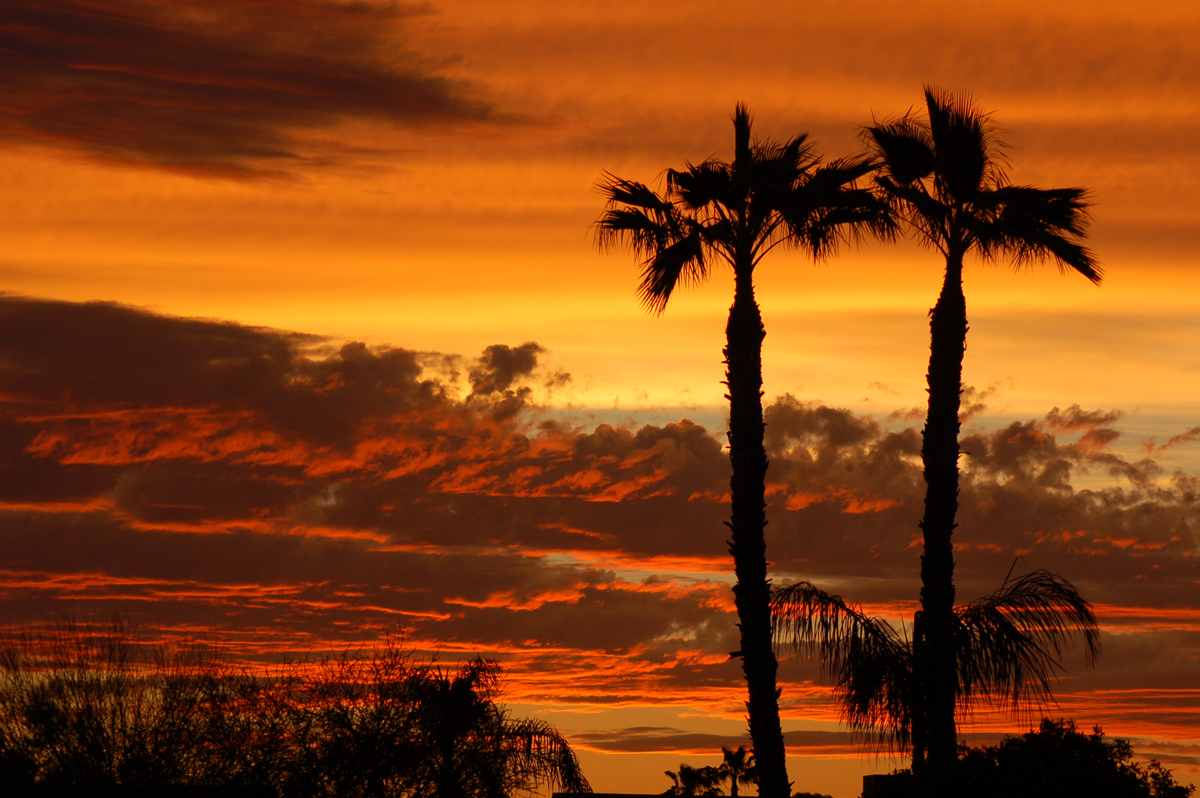
#> input picture BoWFireDataset/dataset/img/not_fire001.png, 1200 x 798 px; its folder holds only this picture in this run
$ jupyter execute --allow-errors Preprocessing.ipynb
#> lines starting #> are read from the running program, lines starting #| are printed output that depends on the picture
[cell 1]
fire_dir = "BoWFireDataset/dataset/img"

import matplotlib.pyplot as plt
from PIL import Image
import os
import numpy as np
import cv2 as cv

image_path = os.path.join(fire_dir, os.listdir(fire_dir)[0])
img = cv.imread(image_path, cv.IMREAD_GRAYSCALE)
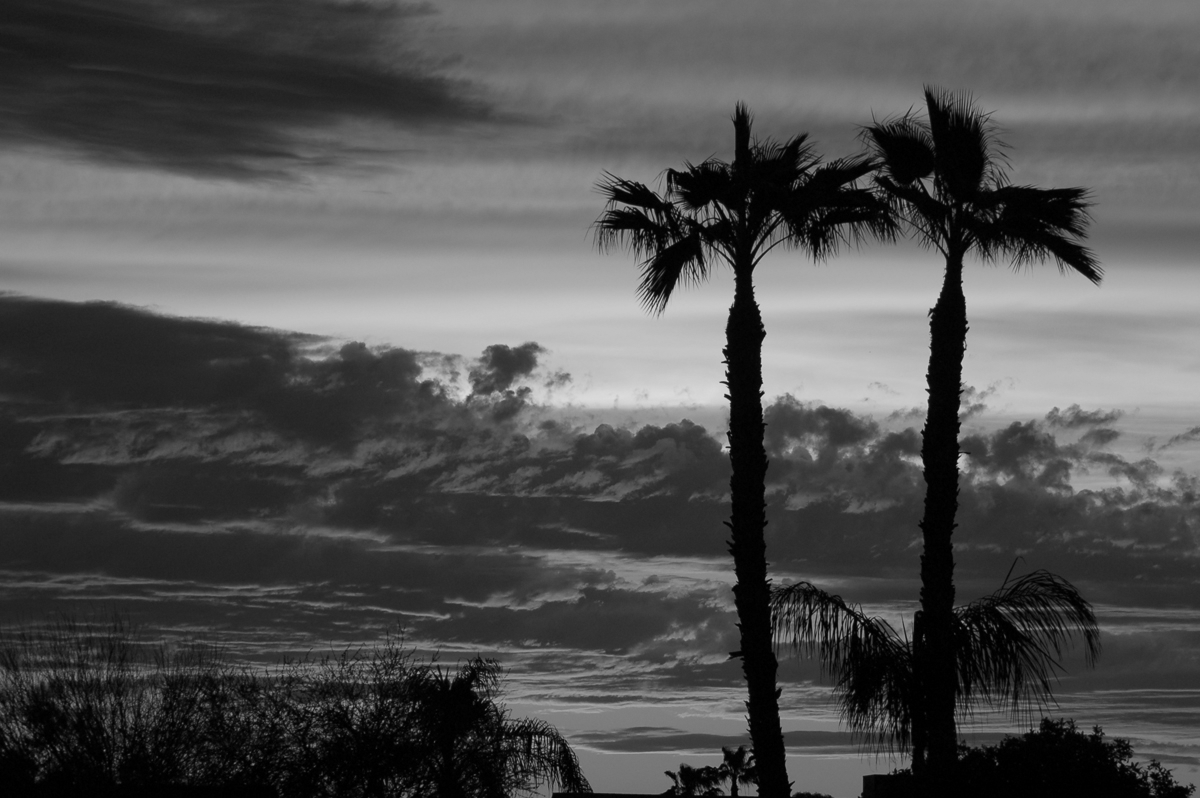
#> img: shape (798, 1200); min 0, max 220, mean 79.9
img = cv.equalizeHist(img)
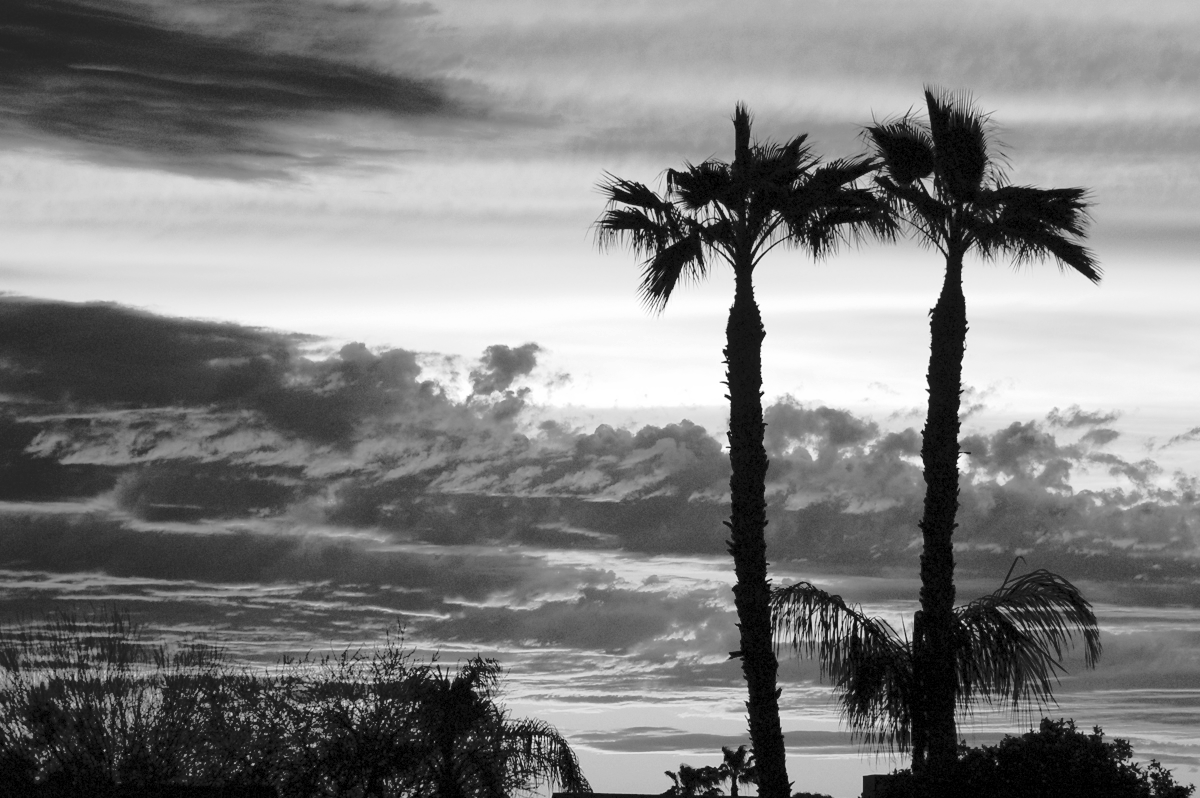
#> img: shape (798, 1200); min 0, max 255, mean 127.1

plt.figure(figsize=(10, 8))
plt.imshow(img)
plt.axis('off')  # Hide axes
plt.title(f'Fire Image Example ({os.path.basename(image_path)})')
plt.show()

# Print image format information
#> (the rest of this cell did not finish here and is left out)

$ run again, on BoWFireDataset/dataset/img/not_fire013.png
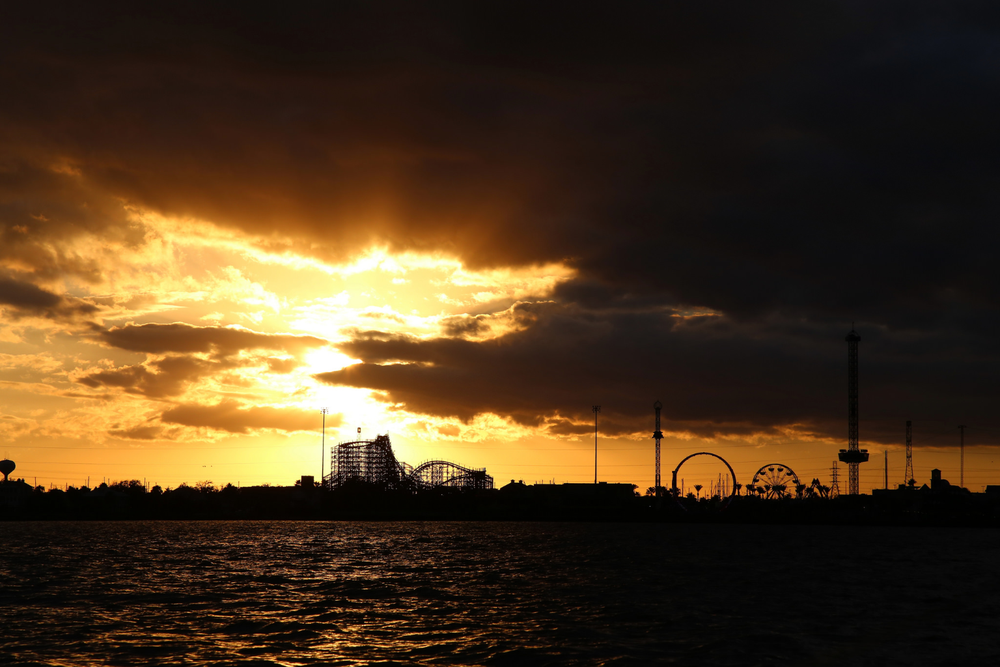
#> input picture BoWFireDataset/dataset/img/not_fire013.png, 1000 x 667 px, shrunk from 1536 x 1024 before the run
#> `img = cv.imread(image_path, cv.IMREAD_GRAYSCALE)`:
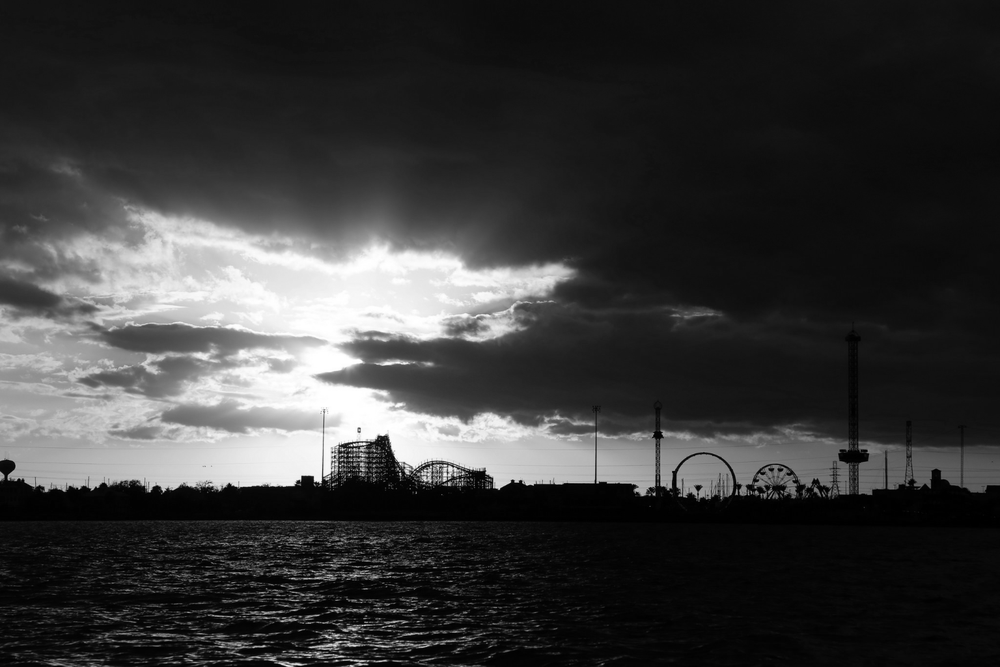
#> img: shape (667, 1000); min 0, max 255, mean 56.7
#> `img = cv.equalizeHist(img)`:
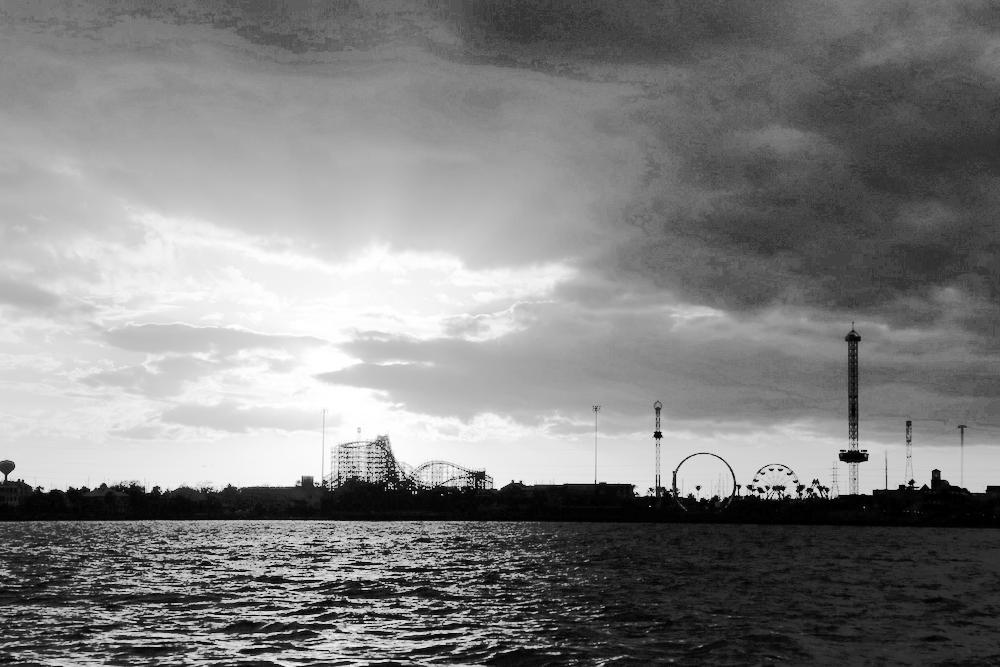
#> img: shape (667, 1000); min 0, max 255, mean 128.9

$ run again, on BoWFireDataset/dataset/img/not_fire014.png
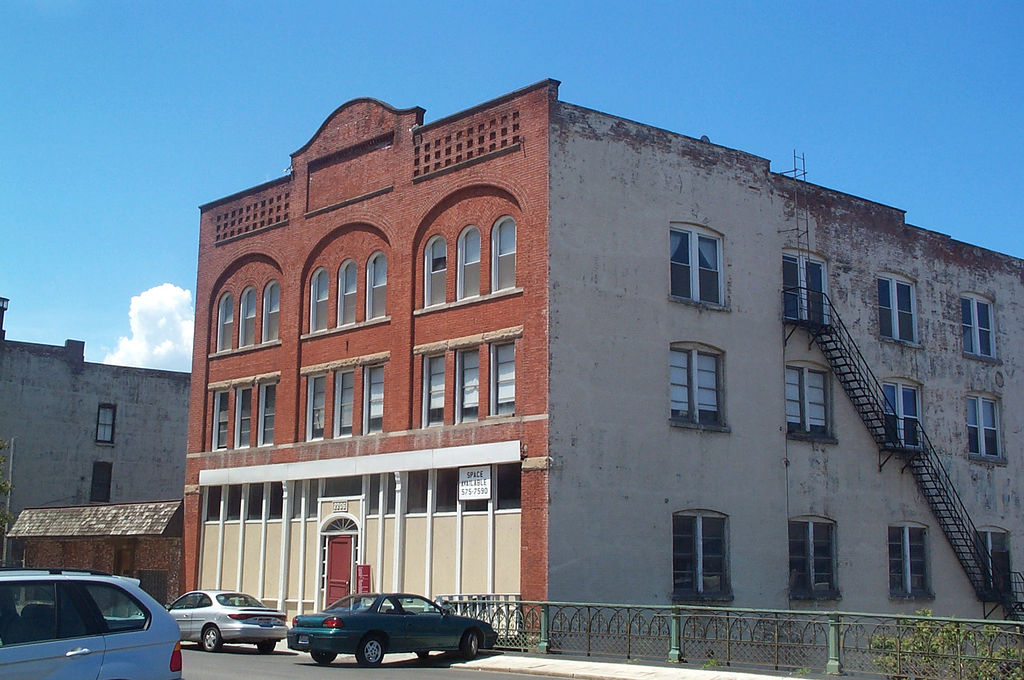
#> input picture BoWFireDataset/dataset/img/not_fire014.png, 1024 x 680 px
#> `img = cv.imread(image_path, cv.IMREAD_GRAYSCALE)`:
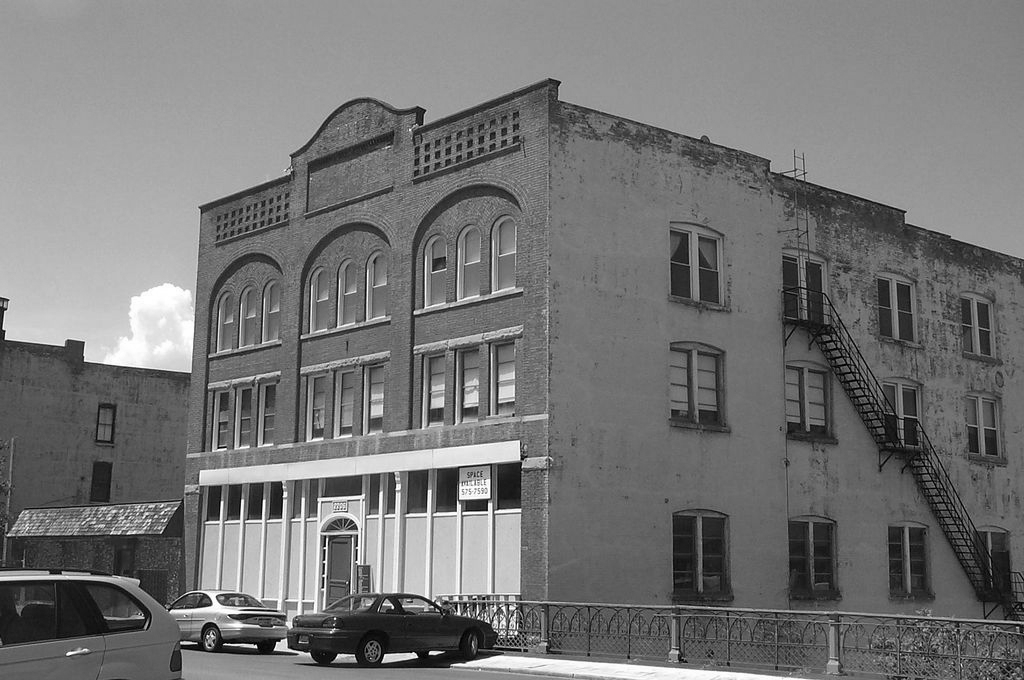
#> img: shape (680, 1024); min 0, max 255, mean 117.2
#> `img = cv.equalizeHist(img)`:
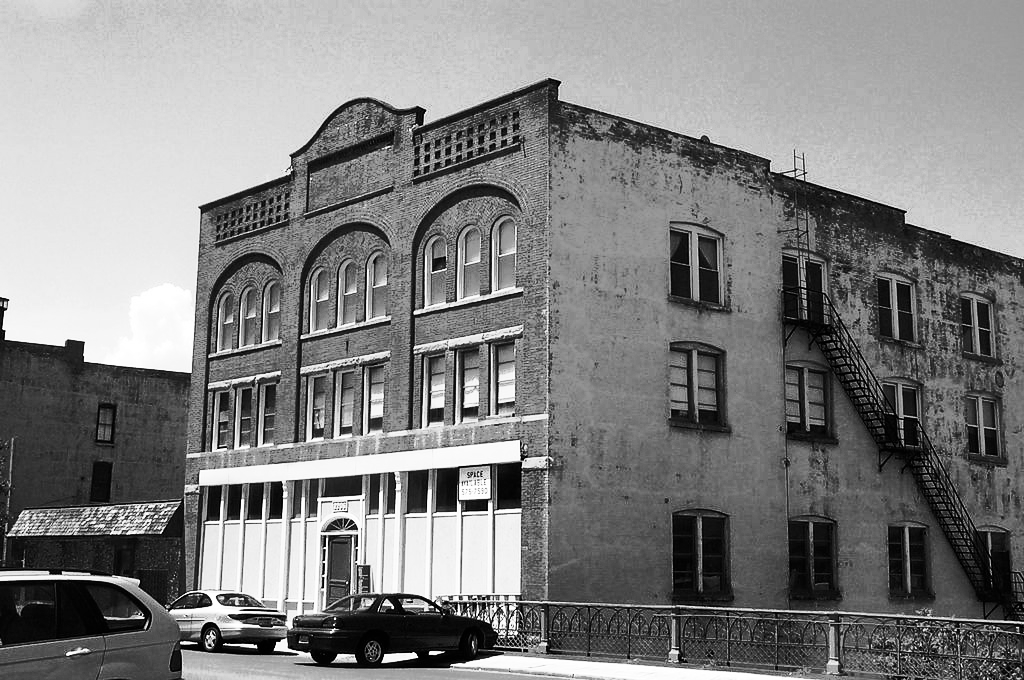
#> img: shape (680, 1024); min 0, max 255, mean 128.4

$ run again, on BoWFireDataset/dataset/img/not_fire017.png
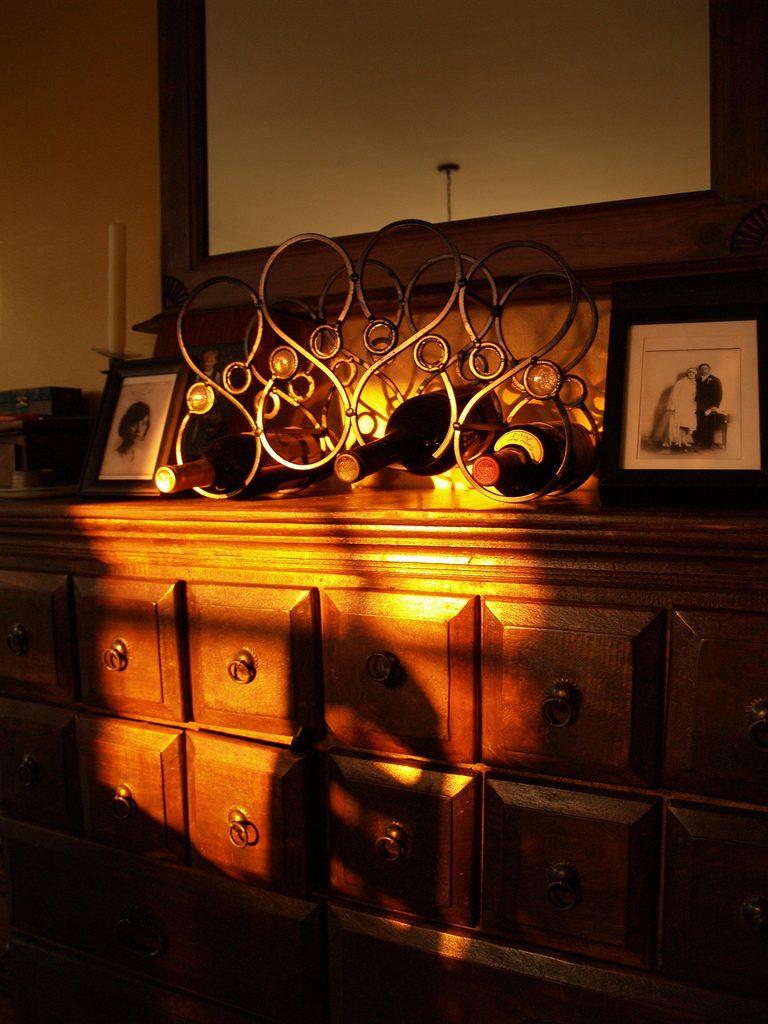
#> input picture BoWFireDataset/dataset/img/not_fire017.png, 768 x 1024 px
#> `img = cv.imread(image_path, cv.IMREAD_GRAYSCALE)`:
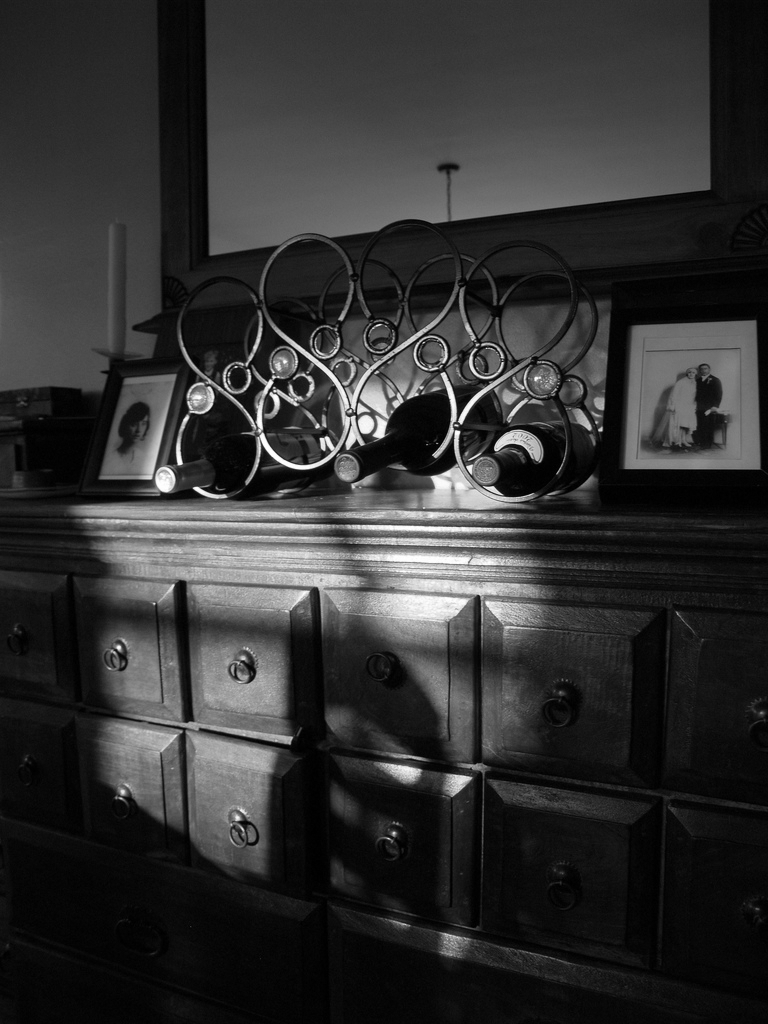
#> img: shape (1024, 768); min 0, max 255, mean 49.3
#> `img = cv.equalizeHist(img)`:
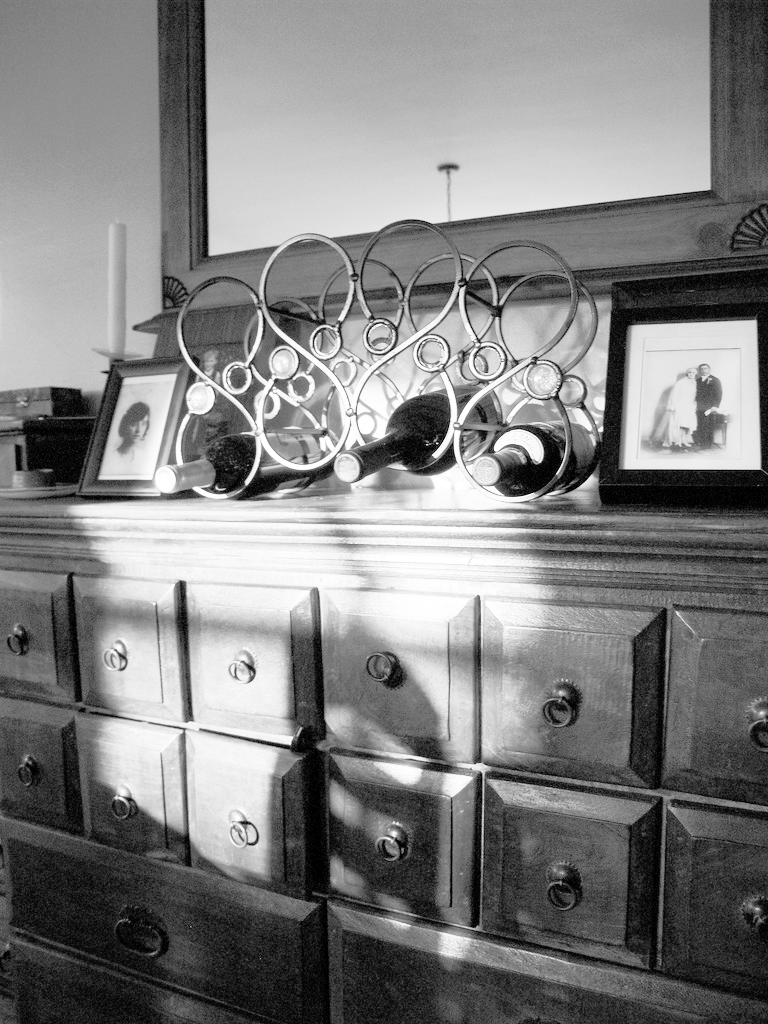
#> img: shape (1024, 768); min 0, max 255, mean 128.9
